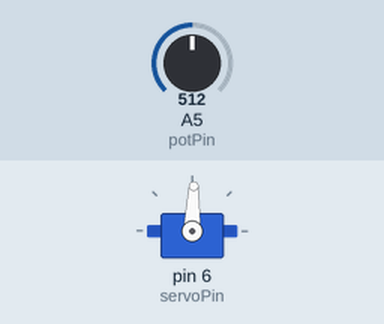
The sketch below on a simulated Arduino Uno, built with avr-gcc and run on an emulated ATmega328P. Parts: servo. The inputs (shaded band) are chosen by the test bench; at power-on: A5 (potPin) = 512.

Above: at 1.2 s.
1.3 s: A5 (potPin) set to 716
At 2.4 s:
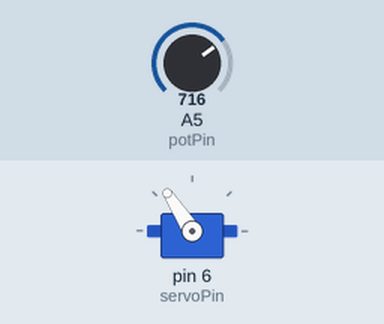
2.8 s: A5 (potPin) set to 900
At 3.3 s:
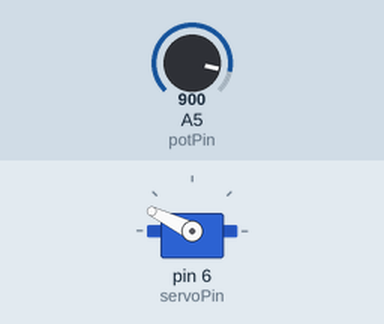
4.3 s: A5 (potPin) set to 1023
At 4.8 s:
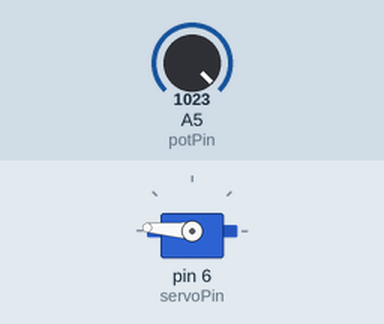
5.8 s: A5 (potPin) set to 306
At 6.9 s:
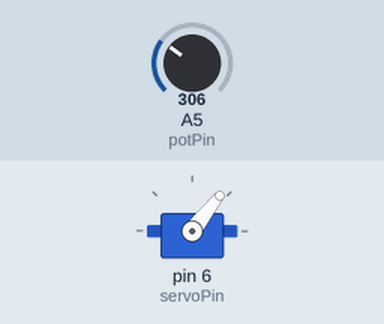
7.3 s: A5 (potPin) set to 122
At 8.3 s:
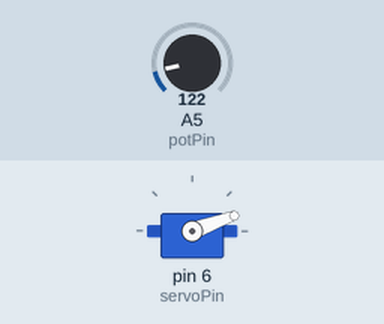
Timing chart, 0 to 9.8 s (numbered marks = the images above; inputs shaded):
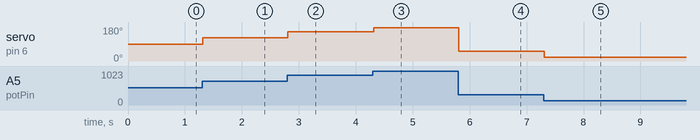

The sketch:

servoPotenciometro.ino
```cpp
#include <Servo.h>

Servo servo; // servo object

const int potPin   = A5; // potentiometer - analog pin
const int servoPin = 6;  // PWM pin - servo motor

int aux;

void setup(){
  servo.attach(servoPin); // attach digital pin to the object
  servo.write(0);
}

void loop(){
  // read potentiometer
  aux = analogRead(potPin);

  // conversion
  aux = map(aux, 0, 1023, 0, 176);

  // write on servo
  servo.write(aux);

  delay(15);
}
```

Measured:
- after the input at 1.3 s, servo on pin 6 (servoPin): 88° → 123° at once
- after the input at 2.8 s, servo on pin 6 (servoPin): 123° → 154° at once
- after the input at 4.3 s, servo on pin 6 (servoPin): 154° → 176° at once
- after the input at 5.8 s, servo on pin 6 (servoPin): 176° → 52° at once
- after the input at 7.3 s, servo on pin 6 (servoPin): 52° → 20° at once
